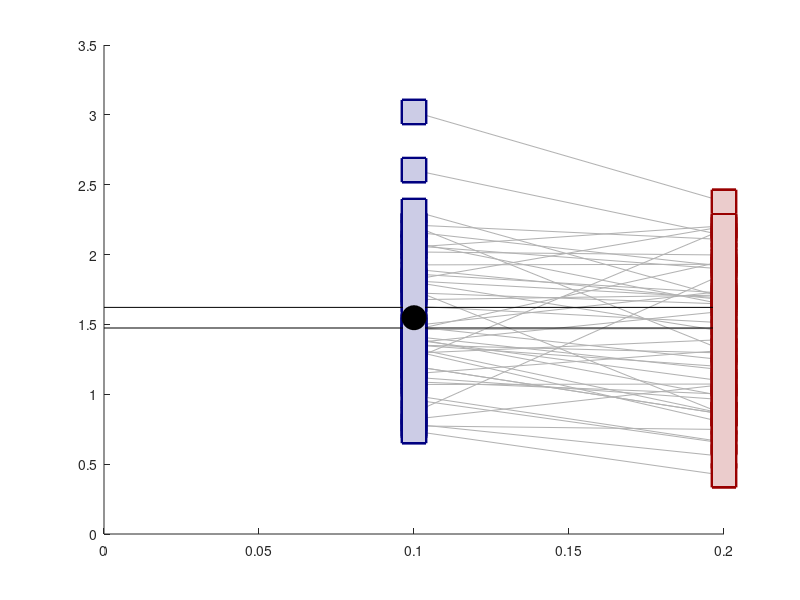

Write the MATLAB code that produced this figure. (Note: this script raises an error after producing the figure.)
%% FIGURE 2B: Sensitivity Analysis (Recall vs. Suppress condition)
% -------------------------------------------------------------------------
% This script reproduces Figure 2B from the manuscript and completes:
%   - Condition-specific visualization 
%   - Statistical comparison between the conditions 
%   - Figure export (300 dpi)
%
%
% REQUIREMENTS:
%   - MATLAB (R2021a or later)
%   - Statistics and Machine Learning Toolbox 
%   - Data file: 'Figure2B.mat' in present working directory 
%
%
% OUTPUT:
%   - Figure replicating Figure 2B
%   - Statistical results 
%
% AUTHOR: Shruti Kinger <shrutik@iiitd.ac.in>
% DATE: 27 April 2026
% MANUSCRIPT: Resting-state functional connectivity correlates of emotional 
% memory control under cognitive load in subclinical anxiety
% -------------------------------------------------------------------------

clearvars;
close all;
clc;

%% --------------------------- LOAD DATA ----------------------------------
load('Figure2B.mat');

numParticipants = length(mean_all_think_d_prime);

%% --------------------------- DEFINE COLORS ---------------------------------------
edgeColorThink   = [0, 0, 128/255];        % Dark blue
edgeColorNoThink = [153/255, 0, 0];        % Dark red

% Lighter fill colors
thinkFaceColor   = edgeColorThink   + (1 - edgeColorThink) * 0.8;
noThinkFaceColor = edgeColorNoThink + (1 - edgeColorNoThink) * 0.8;

%% --------------------------- FIGURE SETUP -------------------------------
figure('Color', 'w', 'Position', [100, 100, 600, 600]);
hold on;

THINK_POS   = 0.1;
NOTHINK_POS = 0.2;

%% ----------- PARTICIPANT-LEVEL CONNECTING LINES -------------------------
for i = 1:numParticipants
    plot([THINK_POS, NOTHINK_POS], ...
         [mean_all_think_d_prime(i), mean_all_NT_d_prime(i)], ...
         '-', 'Color', [0.7, 0.7, 0.7], 'LineWidth', 0.75);
end

%% ---------------------- SCATTER: RECALL ----------------------------------
xThink = repmat(THINK_POS, numParticipants, 1);

% Filled markers
scatter(xThink, mean_all_think_d_prime, 250, 's', ...
    'MarkerEdgeColor', 'none', ...
    'MarkerFaceColor', thinkFaceColor);

% Outline
scatter(xThink, mean_all_think_d_prime, 300, 's', ...
    'MarkerEdgeColor', edgeColorThink, ...
    'MarkerFaceColor', 'none', ...
    'LineWidth', 2);

%% ---------------------- SCATTER: SUPPRESS-------------------------------
xNoThink = repmat(NOTHINK_POS, numParticipants, 1);

% Filled markers
scatter(xNoThink, mean_all_NT_d_prime, 250, 's', ...
    'MarkerEdgeColor', 'none', ...
    'MarkerFaceColor', noThinkFaceColor);

% Outline
scatter(xNoThink, mean_all_NT_d_prime, 300, 's', ...
    'MarkerEdgeColor', edgeColorNoThink, ...
    'MarkerFaceColor', 'none', ...
    'LineWidth', 2);

%% ---------------------- GROUP MEANS + STD. ERROR -----------------------------
% Think condition
meanThink = mean(mean_all_think_d_prime);
semThink  = std(mean_all_think_d_prime) / sqrt(numParticipants);

scatter(THINK_POS, meanThink, 300, 'o', ...
    'MarkerFaceColor', 'k', 'MarkerEdgeColor', 'k');

errorbar(THINK_POS, meanThink, semThink, 'k', ...
    'LineStyle', 'none', 'LineWidth', 1.5);

% No-Think condition
meanNoThink = mean(mean_all_NT_d_prime);
semNoThink  = std(mean_all_NT_d_prime) / sqrt(numParticipants);

scatter(NOTHINK_POS, meanNoThink, 300, 'o', ...
    'MarkerFaceColor', 'k', 'MarkerEdgeColor', 'k');

errorbar(NOTHINK_POS, meanNoThink, semNoThink, 'k', ...
    'LineStyle', 'none', 'LineWidth', 1.5);

%% ---------------------- AXIS FORMATTING ---------------------------------
set(gca, ...
    'XTick', [THINK_POS, NOTHINK_POS], ...
    'XTickLabel', {'Recall', 'Suppress'}, ...
    'TickDir', 'out', ...
    'FontSize', 16, ...
    'LineWidth', 2);

ylabel('Sensitivity (d'')', 'FontSize', 16);
xlabel('Task instructions','FontSize',16)
xlim([0, 0.3]);
box off;

hold off;

%% ===================== ASSUMPTION CHECKS FOR STATS ANALYSIS ================================

fprintf('\n--- ASSUMPTION CHECKS FOR STATS ANALYSIS ---\n');

%% 1. Normality (Lilliefors test on difference scores)
diff_scores = mean_all_think_d_prime - mean_all_NT_d_prime;

[h_norm, p_norm] = lillietest(diff_scores);

fprintf('Lilliefors test for normality: p = %.5f\n', p_norm);

if h_norm == 0
    fprintf('Normality assumption: NOT violated\n');
else
    fprintf('Normality assumption: VIOLATED\n');
end

%% 2. Outlier detection (zscore method)
zscore_diff_scores = zscore(diff_scores);
lower_bound = -3;
upper_bound = 3;

outliers = zscore_diff_scores < lower_bound | zscore_diff_scores > upper_bound;
numOutliers = sum(outliers);

fprintf('Outliers detected: %d\n', numOutliers);

if numOutliers > 0
    fprintf('Outlier indices: ');
    disp(find(outliers)');
else
    fprintf('No significant outliers detected\n');
end

%% ===================== STATISTICAL ANALYSIS -----------------------------

fprintf('\n--- PAIRED T-TEST ---\n');

[h, p, ci, stats] = ttest(mean_all_think_d_prime, mean_all_NT_d_prime);

fprintf('t(%d) = %.3f, p = %.5f\n', stats.df, stats.tstat, p);

%% ---------------------- EFFECT SIZE  -----------------------
cohens_d = mean(diff_scores) / std(diff_scores);

fprintf('Cohen''s d = %.3f\n', cohens_d);

%% ===================== SAVE FIGURE (300 DPI) ============================

output_name = 'Figure2B';

% Save as PNG (300 dpi)
print(gcf, [output_name '.png'], '-dpng', '-r300');

% Save as TIFF (300 dpi)
print(gcf, [output_name '.tif'], '-dtiff', '-r300');
